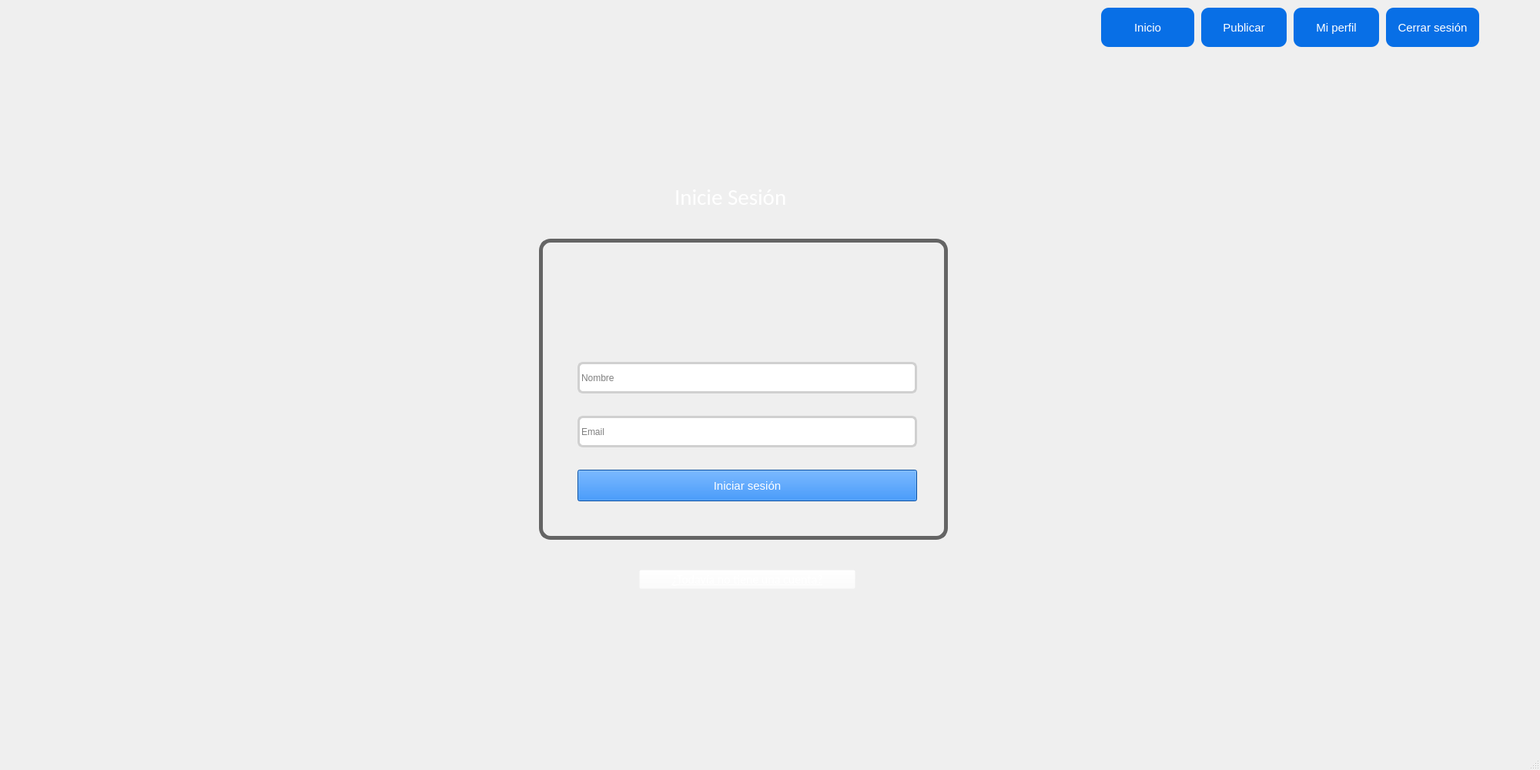
<?xml version="1.0" encoding="UTF-8"?>
<ui version="4.0">
 <class>Login</class>
 <widget class="QMainWindow" name="Login">
  <property name="windowModality">
   <enum>Qt::ApplicationModal</enum>
  </property>
  <property name="geometry">
   <rect>
    <x>0</x>
    <y>0</y>
    <width>2000</width>
    <height>1000</height>
   </rect>
  </property>
  <property name="sizePolicy">
   <sizepolicy hsizetype="Maximum" vsizetype="Maximum">
    <horstretch>0</horstretch>
    <verstretch>0</verstretch>
   </sizepolicy>
  </property>
  <property name="windowTitle">
   <string>Ask&amp;Ans</string>
  </property>
  <widget class="QWidget" name="centralwidget">
   <widget class="QPushButton" name="bt_MiPerfil">
    <property name="geometry">
     <rect>
      <x>1680</x>
      <y>10</y>
      <width>111</width>
      <height>51</height>
     </rect>
    </property>
    <property name="font">
     <font>
      <pointsize>11</pointsize>
     </font>
    </property>
    <property name="styleSheet">
     <string notr="true">QPushButton{
background-color: #086FE6;
color: white;
border-radius: 10px;
}</string>
    </property>
    <property name="text">
     <string>Mi perfil</string>
    </property>
   </widget>
   <widget class="QPushButton" name="bt_Preguntar">
    <property name="geometry">
     <rect>
      <x>1560</x>
      <y>10</y>
      <width>111</width>
      <height>51</height>
     </rect>
    </property>
    <property name="font">
     <font>
      <pointsize>11</pointsize>
     </font>
    </property>
    <property name="styleSheet">
     <string notr="true">QPushButton{
background-color: #086FE6;
color: white;
border-radius: 10px;
}</string>
    </property>
    <property name="text">
     <string>Publicar</string>
    </property>
   </widget>
   <widget class="QPushButton" name="bt_Inicio">
    <property name="geometry">
     <rect>
      <x>1430</x>
      <y>10</y>
      <width>121</width>
      <height>51</height>
     </rect>
    </property>
    <property name="font">
     <font>
      <pointsize>11</pointsize>
     </font>
    </property>
    <property name="styleSheet">
     <string notr="true">QPushButton{
background-color: #086FE6;
color: white;
border-radius: 10px;
}</string>
    </property>
    <property name="text">
     <string>Inicio</string>
    </property>
   </widget>
   <widget class="QStackedWidget" name="stackedWidget">
    <property name="geometry">
     <rect>
      <x>20</x>
      <y>80</y>
      <width>1951</width>
      <height>871</height>
     </rect>
    </property>
    <property name="frameShape">
     <enum>QFrame::NoFrame</enum>
    </property>
    <property name="currentIndex">
     <number>0</number>
    </property>
    <widget class="QWidget" name="page">
     <widget class="QLabel" name="lbl_logo">
      <property name="geometry">
       <rect>
        <x>820</x>
        <y>270</y>
        <width>271</width>
        <height>91</height>
       </rect>
      </property>
      <property name="font">
       <font>
        <family>Century Schoolbook</family>
        <pointsize>10</pointsize>
       </font>
      </property>
      <property name="styleSheet">
       <string notr="true"/>
      </property>
      <property name="text">
       <string/>
      </property>
      <property name="scaledContents">
       <bool>true</bool>
      </property>
     </widget>
     <widget class="QLineEdit" name="le_email">
      <property name="geometry">
       <rect>
        <x>730</x>
        <y>460</y>
        <width>441</width>
        <height>41</height>
       </rect>
      </property>
      <property name="styleSheet">
       <string notr="true">QLineEdit{
	 border-width: 3px;
    border-style: solid;
    border-color: #D0D0D0;
border-radius: 7px;
}</string>
      </property>
      <property name="text">
       <string/>
      </property>
      <property name="echoMode">
       <enum>QLineEdit::Normal</enum>
      </property>
      <property name="placeholderText">
       <string>Email</string>
      </property>
     </widget>
     <widget class="QLineEdit" name="le_nombre">
      <property name="geometry">
       <rect>
        <x>730</x>
        <y>390</y>
        <width>441</width>
        <height>41</height>
       </rect>
      </property>
      <property name="toolTipDuration">
       <number>0</number>
      </property>
      <property name="styleSheet">
       <string notr="true">QLineEdit{
	 border-width: 3px;
    border-style: solid;
    border-color: #D0D0D0;
border-radius: 7px;
}</string>
      </property>
      <property name="text">
       <string/>
      </property>
      <property name="placeholderText">
       <string>Nombre</string>
      </property>
     </widget>
     <widget class="QLabel" name="lbl_CuadroBlanco">
      <property name="geometry">
       <rect>
        <x>680</x>
        <y>230</y>
        <width>531</width>
        <height>391</height>
       </rect>
      </property>
      <property name="styleSheet">
       <string notr="true">QLabel {
	border-width: 5px;
    border-style: solid;
    border-radius: 15px;
border-color: #646464;
}</string>
      </property>
      <property name="frameShadow">
       <enum>QFrame::Plain</enum>
      </property>
      <property name="text">
       <string/>
      </property>
     </widget>
     <widget class="QPushButton" name="bt_IrRegistrar">
      <property name="geometry">
       <rect>
        <x>810</x>
        <y>660</y>
        <width>281</width>
        <height>25</height>
       </rect>
      </property>
      <property name="font">
       <font>
        <family>Calibri</family>
        <pointsize>12</pointsize>
        <underline>true</underline>
       </font>
      </property>
      <property name="styleSheet">
       <string notr="true">QPushButton{
	background-color: rgba(255,255,255,0);
	color: #FFFFFF
}</string>
      </property>
      <property name="text">
       <string>¿Todavía no tiene una cuenta?</string>
      </property>
     </widget>
     <widget class="QPushButton" name="bt_IniciarSesion">
      <property name="geometry">
       <rect>
        <x>730</x>
        <y>530</y>
        <width>441</width>
        <height>41</height>
       </rect>
      </property>
      <property name="font">
       <font>
        <family>MS Shell Dlg 2</family>
        <pointsize>11</pointsize>
        <weight>50</weight>
        <bold>false</bold>
       </font>
      </property>
      <property name="styleSheet">
       <string notr="true">QPushButton{
background-color: #086FE6;
color: white;
}</string>
      </property>
      <property name="text">
       <string>Iniciar sesión</string>
      </property>
     </widget>
     <widget class="QLabel" name="lbl">
      <property name="geometry">
       <rect>
        <x>850</x>
        <y>150</y>
        <width>211</width>
        <height>51</height>
       </rect>
      </property>
      <property name="font">
       <font>
        <family>Calibri</family>
        <pointsize>22</pointsize>
        <weight>50</weight>
        <bold>false</bold>
       </font>
      </property>
      <property name="styleSheet">
       <string notr="true">QLabel{
padding: 5 px;
color: #FFFFFF;
}</string>
      </property>
      <property name="text">
       <string>Inicie Sesión</string>
      </property>
     </widget>
     <zorder>lbl_CuadroBlanco</zorder>
     <zorder>lbl_logo</zorder>
     <zorder>le_email</zorder>
     <zorder>le_nombre</zorder>
     <zorder>bt_IrRegistrar</zorder>
     <zorder>bt_IniciarSesion</zorder>
     <zorder>lbl</zorder>
    </widget>
   </widget>
   <widget class="QLabel" name="lbl_logo_2">
    <property name="geometry">
     <rect>
      <x>20</x>
      <y>10</y>
      <width>231</width>
      <height>61</height>
     </rect>
    </property>
    <property name="font">
     <font>
      <family>Century Schoolbook</family>
      <pointsize>10</pointsize>
     </font>
    </property>
    <property name="styleSheet">
     <string notr="true"/>
    </property>
    <property name="text">
     <string/>
    </property>
    <property name="scaledContents">
     <bool>true</bool>
    </property>
   </widget>
   <widget class="QPushButton" name="bt_cerrar_sesion">
    <property name="geometry">
     <rect>
      <x>1800</x>
      <y>10</y>
      <width>121</width>
      <height>51</height>
     </rect>
    </property>
    <property name="font">
     <font>
      <pointsize>11</pointsize>
     </font>
    </property>
    <property name="styleSheet">
     <string notr="true">QPushButton{
background-color: #086FE6;
color: white;
border-radius: 10px;
}</string>
    </property>
    <property name="text">
     <string>Cerrar sesión</string>
    </property>
   </widget>
  </widget>
  <widget class="QMenuBar" name="menubar">
   <property name="geometry">
    <rect>
     <x>0</x>
     <y>0</y>
     <width>2000</width>
     <height>25</height>
    </rect>
   </property>
  </widget>
  <widget class="QStatusBar" name="statusbar"/>
 </widget>
 <resources/>
 <connections/>
</ui>
